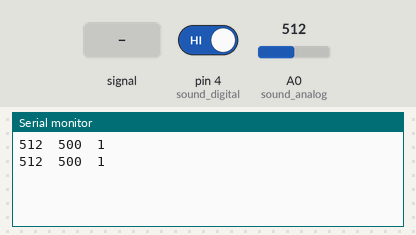
The sketch below on a simulated Arduino Uno, built with avr-gcc and run on an emulated ATmega328P. Shown: the last lines printed to the serial monitor. The test bench sets the inputs (shaded band); at power-on: pin 4 (sound_digital) HIGH, A0 (sound_analog) = 512.

Above: at 1.2 s.
1.3 s: A0 (sound_analog) fed a 200 Hz sine of ±81 counts around its level
At 2.0 s:
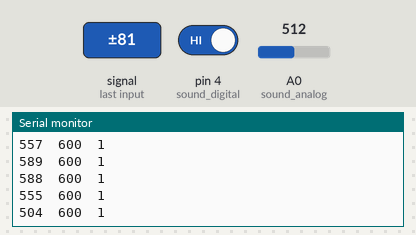
4.3 s: pin 4 (sound_digital) driven LOW
7.3 s: A0 (sound_analog) set to 0
At 7.9 s:
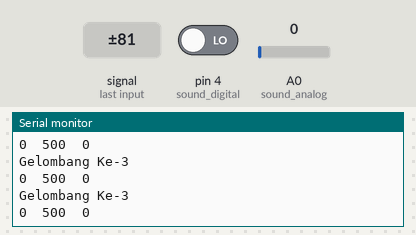
10.3 s: A0 (sound_analog) set to 17
At 11.2 s:
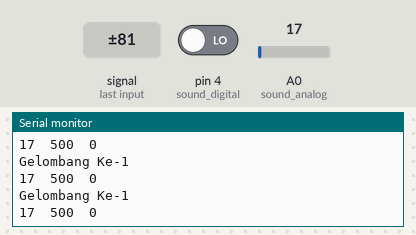
13.3 s: A0 (sound_analog) set to 110
At 14.2 s:
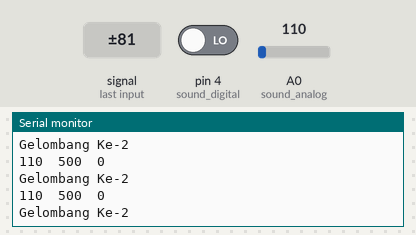
16.3 s: pin 4 (sound_digital) driven HIGH
At 17.1 s:
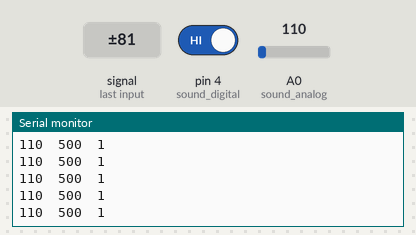
Timing chart, 0 to 18.8 s (numbered marks = the images above; inputs shaded):
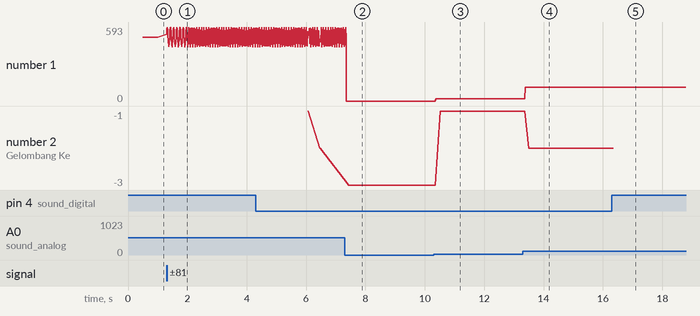

Measured:
- after the input at 1.3 s, the serial monitor: prints a new line at once (image 1)
- after the input at 10.3 s, the serial monitor: prints a new line after 0.09 s (image 3)
- after the input at 13.3 s, the serial monitor: prints a new line after 0.09 s (image 4)
- after the input at 16.3 s, the serial monitor: prints a new line after 0.07 s (image 5)
- plotted number 1: 512 → 529 after the input at 1.3 s, 0 → 17 after the input at 10.3 s, 17 → 110 after the input at 13.3 s
- plotted number 2: -3 → -1 after the input at 10.3 s, -1 → -2 after the input at 13.3 s

The sketch:

SoundWaveIdentifier2.ino
```cpp
/*Sound Identifier turunan project dari deteksi tangisan bayi.
Pada project ini menggunakan board nodemcu dan sensor ky-037
*/

int led = 13; // bisa diganti d7
int sound_digital = 4; // bisa diganti d2 sesuai kabel ke arah do mic
int sound_analog = A0; //output analog sensor suara
int sound_dig = 500; // batas terendah
boolean playing = 0;
unsigned long timeAnalisis = 0;
unsigned long time_low = 0;
unsigned long time_high = 0;
unsigned long waktuselisih = 0;
unsigned long timeNow = 0;
unsigned long startTime, startLow, rangeLow, startHigh, changeLow;
unsigned long currentTime;
unsigned long playing_time;
unsigned long playingdelay;
unsigned long rangegelombang, rangeHigh;
boolean sinyalLow;
boolean sinyalHigh;
boolean gel=0;
boolean prev_gel=0;
int prev_val = 553;
int range = 0;
int analisis = 0;
int analising = 0;
int hitungGelombang = 0;
int selisihrentang = 0;
unsigned long panjangGelombang = 0;
long g1,g2,g3,g4,g5,g6,g7,g8,g9,g10,g11,g12,g13,g14,g15,g16,g17,g18,g19,g20;

const long lamaAnalisis = 10000;
const long periodeNormal = 500;

void setup(){
  Serial.begin(9600);
  pinMode(sound_digital, INPUT);
  startTime = millis();
}

void loop(){
  int val_digital = digitalRead(sound_digital);
  int val_analog = analogRead(sound_analog);
  range = val_analog - prev_val;
  prev_val = val_analog;
  //kirim data suara normal tiap periode waktu tertentu(sesuai nilai periodeNormal)
  currentTime = millis();
  if (currentTime - startTime >= periodeNormal){
    Serial.print(val_analog);
    Serial.print("\t");
    Serial.print(sound_dig);
    Serial.print("\t");
    Serial.println(val_digital);
    startTime = currentTime;

  }

  //trigering
  if (range > 7){
      time_high = millis();
      playing_time = millis();
      sound_dig = 600;
      playing = 1;
      gel = 1;
      sinyalLow = 0;
      sinyalHigh = 1;

      while(playing){
        val_digital = digitalRead(sound_digital);
        val_analog = analogRead(sound_analog);
        range = val_analog - prev_val;
        prev_val = val_analog;


        if(range>5){
          time_high = millis();
          playing_time = millis();
          sound_dig = 600;
          gel = 1;
          sinyalLow = 0;
        }


        Serial.print(val_analog);
        Serial.print("\t");
        Serial.print(sound_dig);
        Serial.print("\t");
        Serial.println(val_digital);
        delay(10);

        if(val_digital == LOW){
          time_low = millis();
          if (!sinyalLow){
            startLow = millis();
            sinyalLow = 1;
          }
          rangeLow = time_low - startLow;
          waktuselisih = time_low - time_high;
          playingdelay = time_low - playing_time;

          if (rangeLow > 100){
            changeLow = millis();
            sound_dig = 500;
            if (gel != prev_gel){
              hitungGelombang +=1;
              //prev_gel = gel;
              Serial.print("Gelombang Ke-");
              Serial.println(hitungGelombang);

              }

            gel=0;
            Serial.print("Gelombang Ke-");
            Serial.println(hitungGelombang);
          }
          if( playingdelay > 3000){
            playing=0;
            Serial.println("Jumlah Gelombang = ");
            Serial.println(hitungGelombang);
            hitungGelombang = 0;
          }
         }
        }
      }

}
```
